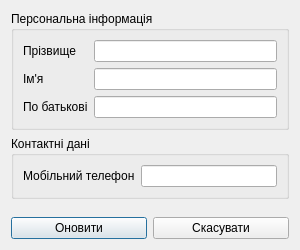
<?xml version="1.0" encoding="UTF-8"?>
<ui version="4.0">
 <class>ClientEditor</class>
 <widget class="QWidget" name="ClientEditor">
  <property name="geometry">
   <rect>
    <x>0</x>
    <y>0</y>
    <width>300</width>
    <height>250</height>
   </rect>
  </property>
  <property name="windowTitle">
   <string>Редагування клієнта</string>
  </property>
  <layout class="QGridLayout" name="gridLayout">
   <item row="1" column="0" colspan="2">
    <widget class="QGroupBox" name="grpContactInfo">
     <property name="title">
      <string>Контактні дані</string>
     </property>
     <layout class="QVBoxLayout" name="verticalLayout">
      <item>
       <layout class="QFormLayout" name="formLayout_4">
        <property name="formAlignment">
         <set>Qt::AlignLeading|Qt::AlignLeft|Qt::AlignVCenter</set>
        </property>
        <item row="0" column="0">
         <widget class="QLabel" name="lMob">
          <property name="text">
           <string>Мобільний телефон</string>
          </property>
         </widget>
        </item>
        <item row="0" column="1">
         <widget class="QLineEdit" name="leMob">
          <property name="inputMask">
           <string>9999999999</string>
          </property>
          <property name="maxLength">
           <number>10</number>
          </property>
         </widget>
        </item>
       </layout>
      </item>
     </layout>
    </widget>
   </item>
   <item row="0" column="0" colspan="2">
    <widget class="QGroupBox" name="grpInfo">
     <property name="title">
      <string>Персональна інформація</string>
     </property>
     <layout class="QVBoxLayout" name="verticalLayout_3">
      <item>
       <layout class="QFormLayout" name="formLayout_3">
        <property name="formAlignment">
         <set>Qt::AlignLeading|Qt::AlignLeft|Qt::AlignVCenter</set>
        </property>
        <item row="0" column="0">
         <widget class="QLabel" name="lFirst">
          <property name="frameShape">
           <enum>QFrame::NoFrame</enum>
          </property>
          <property name="text">
           <string>Прізвище</string>
          </property>
         </widget>
        </item>
        <item row="0" column="1">
         <widget class="QLineEdit" name="leFirst"/>
        </item>
        <item row="1" column="0">
         <widget class="QLabel" name="lSecond">
          <property name="text">
           <string>Ім'я</string>
          </property>
         </widget>
        </item>
        <item row="1" column="1">
         <widget class="QLineEdit" name="leSecond"/>
        </item>
        <item row="2" column="0">
         <widget class="QLabel" name="lThird">
          <property name="text">
           <string>По батькові</string>
          </property>
         </widget>
        </item>
        <item row="2" column="1">
         <widget class="QLineEdit" name="leThird"/>
        </item>
       </layout>
      </item>
     </layout>
    </widget>
   </item>
   <item row="3" column="1">
    <widget class="QPushButton" name="pbCancel">
     <property name="text">
      <string>Скасувати</string>
     </property>
    </widget>
   </item>
   <item row="3" column="0">
    <widget class="QPushButton" name="pbUpdateClientData">
     <property name="text">
      <string>Оновити</string>
     </property>
     <property name="autoDefault">
      <bool>true</bool>
     </property>
     <property name="default">
      <bool>true</bool>
     </property>
    </widget>
   </item>
   <item row="2" column="0" colspan="2">
    <spacer name="verticalSpacer">
     <property name="orientation">
      <enum>Qt::Vertical</enum>
     </property>
     <property name="sizeHint" stdset="0">
      <size>
       <width>20</width>
       <height>40</height>
      </size>
     </property>
    </spacer>
   </item>
  </layout>
 </widget>
 <resources/>
 <connections/>
</ui>
